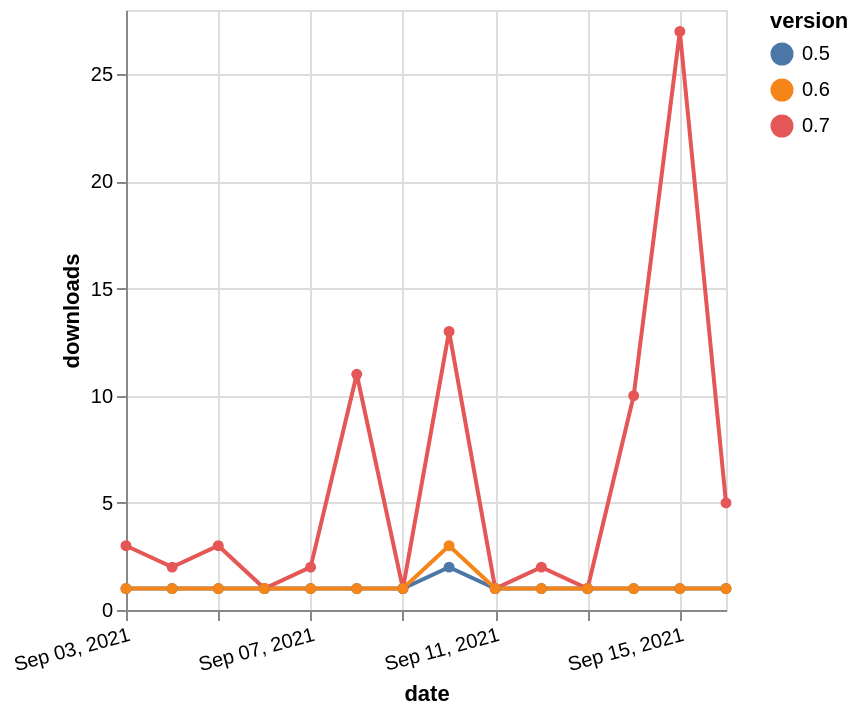

Source (Vega-Lite JSON):
### Vega-Lite specification from a JSON file in a GitHub repository (floating-point values rounded to 4 significant figures)
{"$schema": "https://vega.github.io/schema/vega-lite/v5.json", "description": "A simple bar chart with embedded data.", "data": {"values": [{"date": "2021-09-03", "total": 4377, "delta": 3, "version": "0.7"}, {"date": "2021-09-04", "total": 4379, "delta": 2, "version": "0.7"}, {"date": "2021-09-05", "total": 4382, "delta": 3, "version": "0.7"}, {"date": "2021-09-06", "total": 4383, "delta": 1, "version": "0.7"}, {"date": "2021-09-07", "total": 4385, "delta": 2, "version": "0.7"}, {"date": "2021-09-08", "total": 4396, "delta": 11, "version": "0.7"}, {"date": "2021-09-09", "total": 4397, "delta": 1, "version": "0.7"}, {"date": "2021-09-10", "total": 4410, "delta": 13, "version": "0.7"}, {"date": "2021-09-11", "total": 4411, "delta": 1, "version": "0.7"}, {"date": "2021-09-12", "total": 4413, "delta": 2, "version": "0.7"}, {"date": "2021-09-13", "total": 4414, "delta": 1, "version": "0.7"}, {"date": "2021-09-14", "total": 4424, "delta": 10, "version": "0.7"}, {"date": "2021-09-15", "total": 4451, "delta": 27, "version": "0.7"}, {"date": "2021-09-16", "total": 4456, "delta": 5, "version": "0.7"}, {"date": "2021-09-03", "total": 519, "delta": 1, "version": "0.5"}, {"date": "2021-09-04", "total": 520, "delta": 1, "version": "0.5"}, {"date": "2021-09-05", "total": 521, "delta": 1, "version": "0.5"}, {"date": "2021-09-06", "total": 522, "delta": 1, "version": "0.5"}, {"date": "2021-09-07", "total": 523, "delta": 1, "version": "0.5"}, {"date": "2021-09-08", "total": 524, "delta": 1, "version": "0.5"}, {"date": "2021-09-09", "total": 525, "delta": 1, "version": "0.5"}, {"date": "2021-09-10", "total": 527, "delta": 2, "version": "0.5"}, {"date": "2021-09-11", "total": 528, "delta": 1, "version": "0.5"}, {"date": "2021-09-12", "total": 529, "delta": 1, "version": "0.5"}, {"date": "2021-09-13", "total": 530, "delta": 1, "version": "0.5"}, {"date": "2021-09-14", "total": 531, "delta": 1, "version": "0.5"}, {"date": "2021-09-15", "total": 532, "delta": 1, "version": "0.5"}, {"date": "2021-09-16", "total": 533, "delta": 1, "version": "0.5"}, {"date": "2021-09-03", "total": 331, "delta": 1, "version": "0.6"}, {"date": "2021-09-04", "total": 332, "delta": 1, "version": "0.6"}, {"date": "2021-09-05", "total": 333, "delta": 1, "version": "0.6"}, {"date": "2021-09-06", "total": 334, "delta": 1, "version": "0.6"}, {"date": "2021-09-07", "total": 335, "delta": 1, "version": "0.6"}, {"date": "2021-09-08", "total": 336, "delta": 1, "version": "0.6"}, {"date": "2021-09-09", "total": 337, "delta": 1, "version": "0.6"}, {"date": "2021-09-10", "total": 340, "delta": 3, "version": "0.6"}, {"date": "2021-09-11", "total": 341, "delta": 1, "version": "0.6"}, {"date": "2021-09-12", "total": 342, "delta": 1, "version": "0.6"}, {"date": "2021-09-13", "total": 343, "delta": 1, "version": "0.6"}, {"date": "2021-09-14", "total": 344, "delta": 1, "version": "0.6"}, {"date": "2021-09-15", "total": 345, "delta": 1, "version": "0.6"}, {"date": "2021-09-16", "total": 346, "delta": 1, "version": "0.6"}]}, "width": "container", "mark": {"type": "line", "point": {"filled": true}}, "encoding": {"x": {"field": "date", "type": "temporal", "timeUnit": "yearmonthdate", "title": "date", "axis": {"labelAngle": -15}}, "y": {"field": "delta", "type": "quantitative", "title": "downloads"}, "color": {"field": "version", "type": "nominal"}, "tooltip": {"field": "delta"}}}
